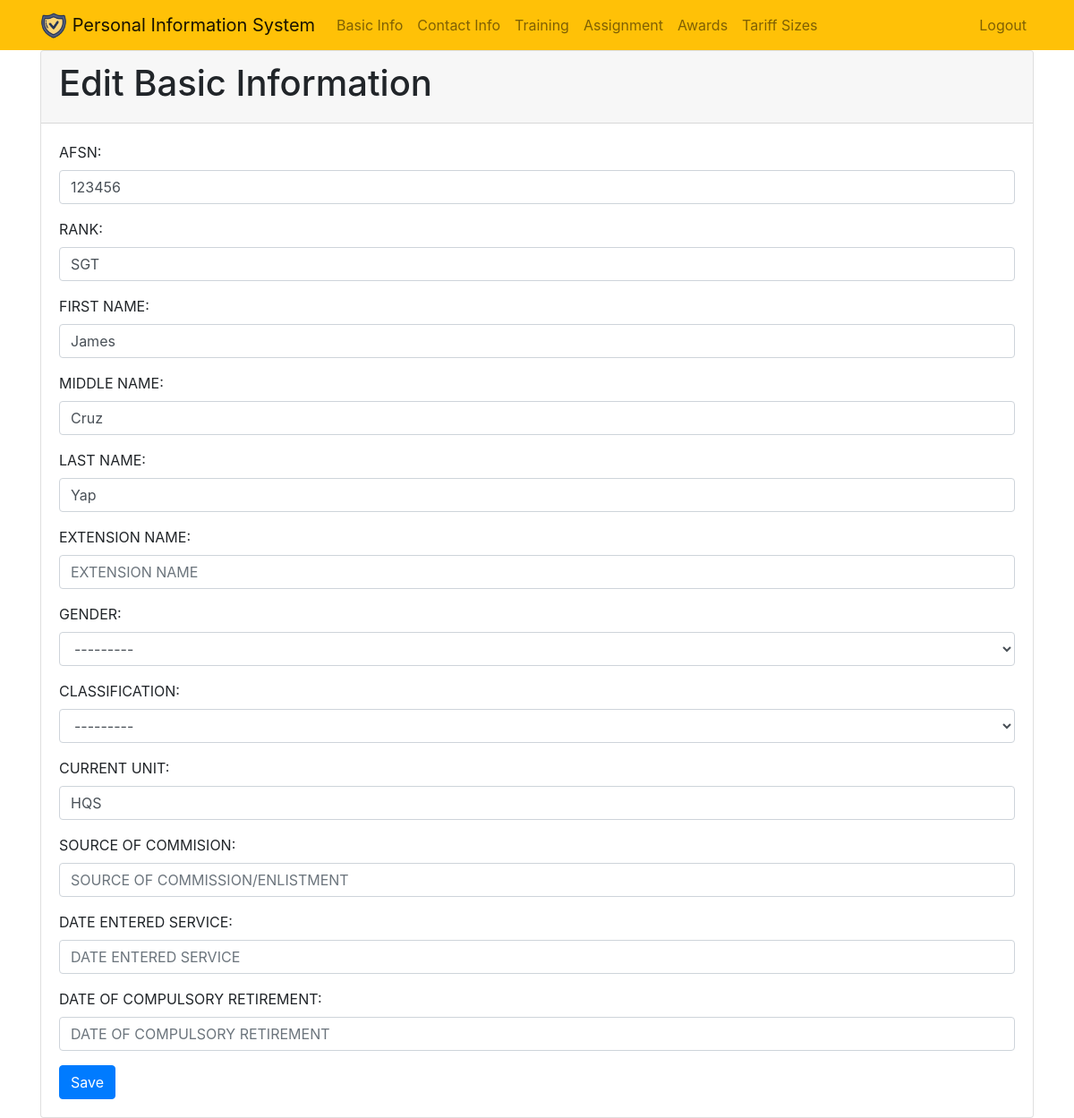
Page /basicinfo/edit/ (signed in) on the earlier database version.
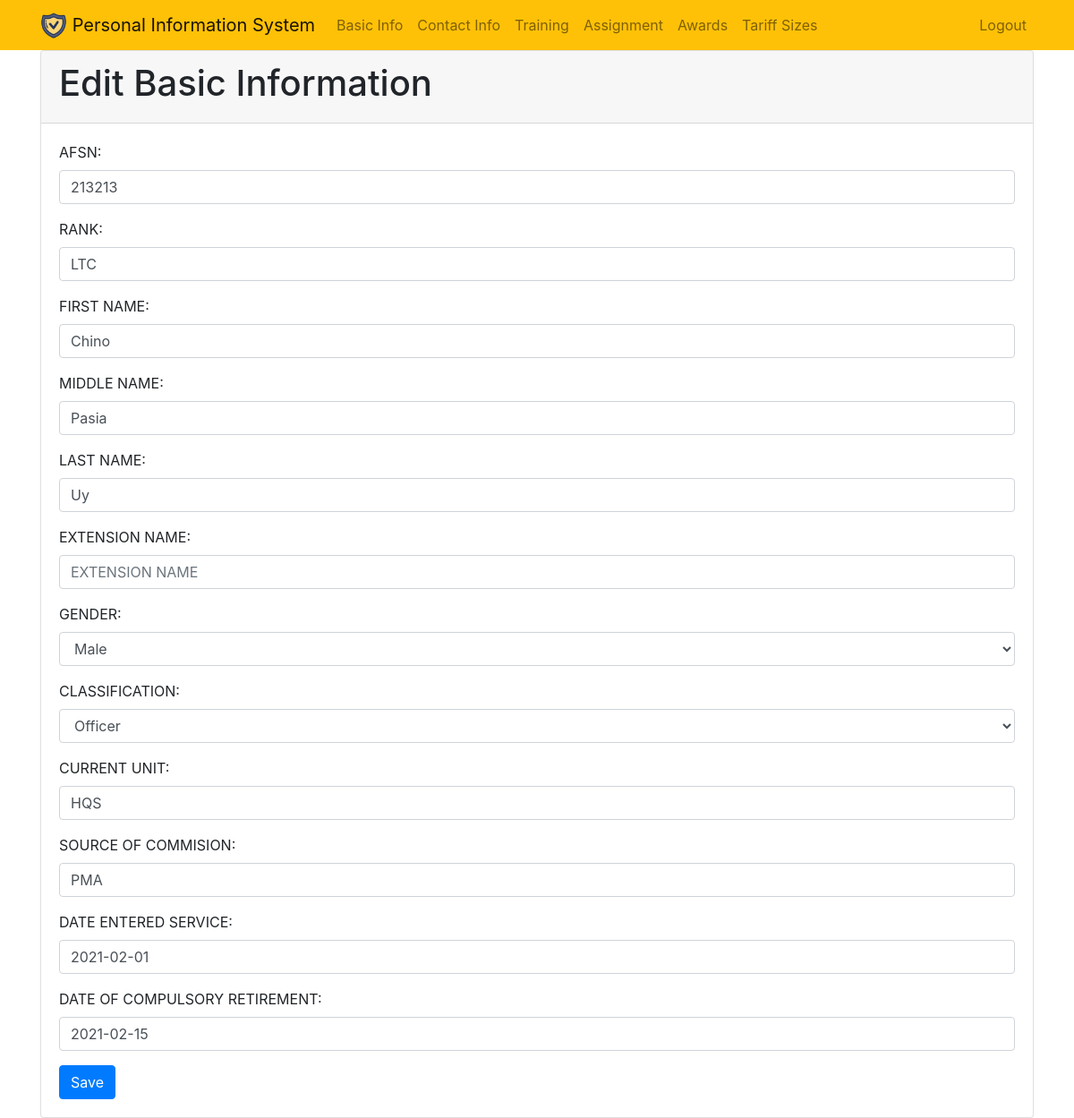
Same page on the later database version.
### basic_info/models.py (models this page shows, shortened)
class BasicInfo(models.Model):
	afsn = models.CharField(max_length=10, blank=True, verbose_name='AFSN')
	firstname = models.CharField(max_length=50, blank=True, verbose_name='FIRST NAME')
	middlename = models.CharField(max_length=50, blank=True, verbose_name='MIDDLE NAME')
	lastname = models.CharField(max_length=50, blank=True, verbose_name='LAST NAME')
	extensionname = models.CharField(max_length=50, blank=True, verbose_name='EXTENSION NAME')
	gender_choice = (
        ("Male", "Male"),
        ("Female", "Female"),
    )
	gender = models.CharField(choices=gender_choice, max_length=20, blank=True, verbose_name='GENDER')
	classification_choice = (
        ("Officer", "Officer"),
        ("Enlisted", "Enlisted"),
    )
	classification = models.CharField(choices=classification_choice,max_length=20, blank=True, verbose_name='CLASSIFICATION')
	rank = models.CharField(max_length=20, blank=True, verbose_name='RANK')
	assign = models.CharField(max_length=20, blank=True, verbose_name='CURRENT UNIT')
	source = models.CharField(max_length=20, blank=True, verbose_name='SOURCE OF COMMISION')
	dateentersvc = models.DateField(null=True, blank=True, verbose_name='DATE ENTERED SERVICE')
	datecompret = models.DateField(null=True, blank=True, verbose_name='DATE OF COMPULSORY RETIREMENT')
	user = models.ForeignKey(User, on_delete=models.CASCADE)

### basic_info/views.py (the view, shortened to what this page needs)
# urls.py: path('edit/', views.basicinfoedit, name='basicinfoedit'),
@login_required
def basicinfoedit(request):
	basics = get_object_or_404(BasicInfo, user=request.user)
	if request.method == 'GET':
		form = BasicInfoForm(instance=basics)
		return render(request, 'basic_info/basicinfoedit.html', {'basics':basics, 'form':form})

### basic_info/templates/basic_info/basicinfoedit.html (shortened to what this page needs)
{% extends "basic_info/base.html" %}
{% block content %}
<div class="card">
    <div class="card-header">
        <h1>Edit Basic Information</h1>
    </div>
    <div class="card-body">
        <form action="" method="POST">
        {{ form.as_p }}
        <button type="submit" class="btn btn-primary">Save</button>
        </form>
    </div>
</div>
{% endblock %}

Differences in the rows shown:
removed BasicInfo: afsn "123456", rank "SGT", firstname "James", middlename "Cruz", lastname "Yap", gender "---------", classification "---------", assign "HQS"
added BasicInfo: afsn "213213", rank "LTC", firstname "Chino", middlename "Pasia", lastname "Uy", gender "Male", classification "Officer", assign "HQS", source "PMA", dateentersvc "2021-02-01", datecompret "2021-02-15"
